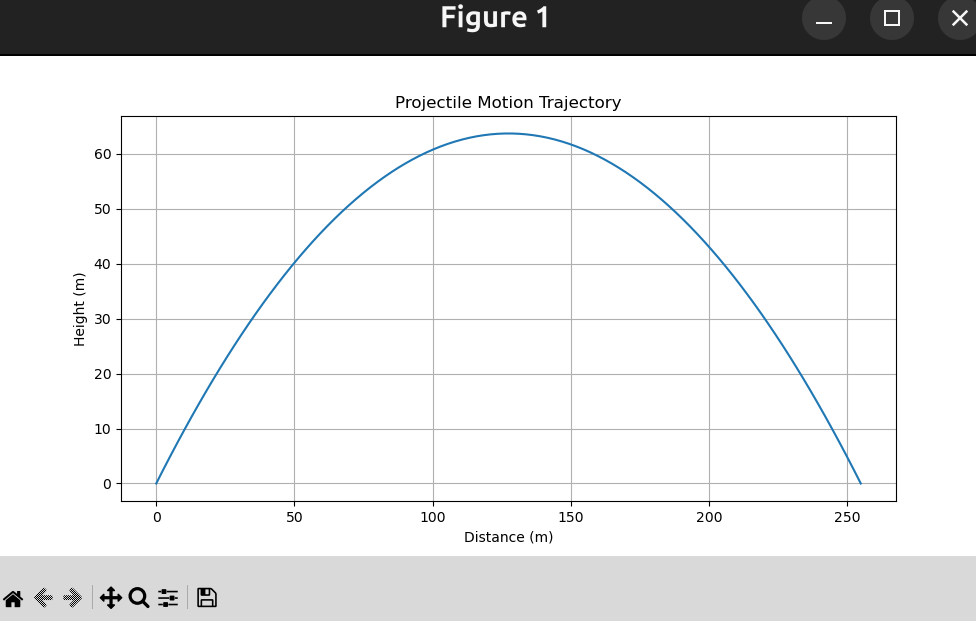

The script that drew this image:
import numpy as np
import matplotlib.pyplot as plt

def projectile_motion(v_initial, angle_degrees, g=9.81):
    """
    Simulate projectile motion given initial velocity and angle.
    
    Parameters:
    v_initial (float): Initial velocity in m/s.
    angle_degrees (float): Launch angle in degrees from the horizontal.
    g (float): Acceleration due to gravity (default 9.81 m/s^2).

    Returns:
    tuple: Arrays of x and y coordinates, maximum height, total distance
    """
    angle_radians = np.radians(angle_degrees)  # Convert angle to radians

    # Calculate initial velocity components
    v_initial_x = v_initial * np.cos(angle_radians)
    v_initial_y = v_initial * np.sin(angle_radians)

    # Time of flight until projectile hits the ground
    t_flight = 2 * v_initial_y / g
    t = np.linspace(0, t_flight, num=100)  # Generate time points

    # Calculate trajectory
    x = v_initial_x * t
    y = v_initial_y * t - 0.5 * g * t**2

    # Maximum height and total distance
    max_height = (v_initial_y**2) / (2 * g)
    total_distance = v_initial_x * t_flight

    return x, y, max_height, total_distance

# Example usage
v_initial = 50  # initial velocity in m/s
angle_degrees = 45  # launch angle in degrees

x, y, max_height, total_distance = projectile_motion(v_initial, angle_degrees)

# Plot the trajectory
plt.figure(figsize=(10, 5))
plt.plot(x, y)
plt.title("Projectile Motion Trajectory")
plt.xlabel("Distance (m)")
plt.ylabel("Height (m)")
plt.grid(True)
plt.show()

print(f"Maximum Height: {max_height:.2f} m")
print(f"Total Distance: {total_distance:.2f} m")
